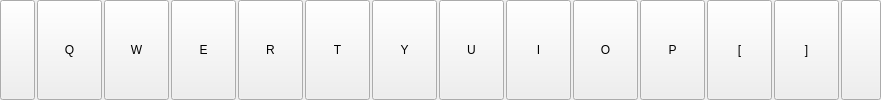
              <widget class="QWidget" name="line2" native="true">
               <layout class="QHBoxLayout" name="horizontalLayout_6" stretch="0,0,0,0,0,0,0,0,0,0,0,0,0,0">
                <property name="spacing">
                 <number>2</number>
                </property>
                <property name="leftMargin">
                 <number>0</number>
                </property>
                <property name="topMargin">
                 <number>0</number>
                </property>
                <property name="rightMargin">
                 <number>0</number>
                </property>
                <property name="bottomMargin">
                 <number>0</number>
                </property>
                <item>
                 <widget class="QPushButton" name="keyEmpty2">
                  <property name="sizePolicy">
                   <sizepolicy hsizetype="Maximum" vsizetype="MinimumExpanding">
                    <horstretch>0</horstretch>
                    <verstretch>0</verstretch>
                   </sizepolicy>
                  </property>
                  <property name="maximumSize">
                   <size>
                    <width>35</width>
                    <height>16777215</height>
                   </size>
                  </property>
                  <property name="text">
                   <string/>
                  </property>
                 </widget>
                </item>
                <item>
                 <widget class="KeySettingButton" name="keyQ">
                  <property name="sizePolicy">
                   <sizepolicy hsizetype="Fixed" vsizetype="MinimumExpanding">
                    <horstretch>1</horstretch>
                    <verstretch>0</verstretch>
                   </sizepolicy>
                  </property>
                  <property name="minimumSize">
                   <size>
                    <width>0</width>
                    <height>0</height>
                   </size>
                  </property>
                  <property name="maximumSize">
                   <size>
                    <width>65</width>
                    <height>500</height>
                   </size>
                  </property>
                  <property name="text">
                   <string>Q</string>
                  </property>
                  <property name="checkable">
                   <bool>true</bool>
                  </property>
                 </widget>
                </item>
                <item>
                 <widget class="KeySettingButton" name="keyW">
                  <property name="sizePolicy">
                   <sizepolicy hsizetype="Fixed" vsizetype="MinimumExpanding">
                    <horstretch>1</horstretch>
                    <verstretch>0</verstretch>
                   </sizepolicy>
                  </property>
                  <property name="minimumSize">
                   <size>
                    <width>0</width>
                    <height>0</height>
                   </size>
                  </property>
                  <property name="maximumSize">
                   <size>
                    <width>65</width>
                    <height>500</height>
                   </size>
                  </property>
                  <property name="text">
                   <string>W</string>
                  </property>
                  <property name="checkable">
                   <bool>true</bool>
                  </property>
                 </widget>
                </item>
                <item>
                 <widget class="KeySettingButton" name="keyE">
                  <property name="sizePolicy">
                   <sizepolicy hsizetype="Fixed" vsizetype="MinimumExpanding">
                    <horstretch>1</horstretch>
                    <verstretch>0</verstretch>
                   </sizepolicy>
                  </property>
                  <property name="minimumSize">
                   <size>
                    <width>0</width>
                    <height>0</height>
                   </size>
                  </property>
                  <property name="maximumSize">
                   <size>
                    <width>65</width>
                    <height>500</height>
                   </size>
                  </property>
                  <property name="text">
                   <string>E</string>
                  </property>
                  <property name="checkable">
                   <bool>true</bool>
                  </property>
                 </widget>
                </item>
                <item>
                 <widget class="KeySettingButton" name="keyR">
                  <property name="sizePolicy">
                   <sizepolicy hsizetype="Fixed" vsizetype="Minimum">
                    <horstretch>1</horstretch>
                    <verstretch>0</verstretch>
                   </sizepolicy>
                  </property>
                  <property name="minimumSize">
                   <size>
                    <width>0</width>
                    <height>0</height>
                   </size>
                  </property>
                  <property name="maximumSize">
                   <size>
                    <width>65</width>
                    <height>500</height>
                   </size>
                  </property>
                  <property name="text">
                   <string>R</string>
                  </property>
                  <property name="checkable">
                   <bool>true</bool>
                  </property>
                 </widget>
                </item>
                <item>
                 <widget class="KeySettingButton" name="keyT">
                  <property name="sizePolicy">
                   <sizepolicy hsizetype="Fixed" vsizetype="Minimum">
                    <horstretch>1</horstretch>
                    <verstretch>0</verstretch>
                   </sizepolicy>
                  </property>
                  <property name="minimumSize">
                   <size>
                    <width>0</width>
                    <height>0</height>
                   </size>
                  </property>
                  <property name="maximumSize">
                   <size>
                    <width>65</width>
                    <height>500</height>
                   </size>
                  </property>
                  <property name="text">
                   <string>T</string>
                  </property>
                  <property name="checkable">
                   <bool>true</bool>
                  </property>
                 </widget>
                </item>
                <item>
                 <widget class="KeySettingButton" name="keyY">
                  <property name="sizePolicy">
                   <sizepolicy hsizetype="Fixed" vsizetype="Minimum">
                    <horstretch>1</horstretch>
                    <verstretch>0</verstretch>
                   </sizepolicy>
                  </property>
                  <property name="minimumSize">
                   <size>
                    <width>0</width>
                    <height>0</height>
                   </size>
                  </property>
                  <property name="maximumSize">
                   <size>
                    <width>65</width>
                    <height>500</height>
                   </size>
                  </property>
                  <property name="text">
                   <string>Y</string>
                  </property>
                  <property name="checkable">
                   <bool>true</bool>
                  </property>
                 </widget>
                </item>
                <item>
                 <widget class="KeySettingButton" name="keyU">
                  <property name="sizePolicy">
                   <sizepolicy hsizetype="Fixed" vsizetype="MinimumExpanding">
                    <horstretch>1</horstretch>
                    <verstretch>0</verstretch>
                   </sizepolicy>
                  </property>
                  <property name="minimumSize">
                   <size>
                    <width>0</width>
                    <height>0</height>
                   </size>
                  </property>
                  <property name="maximumSize">
                   <size>
                    <width>65</width>
                    <height>500</height>
                   </size>
                  </property>
                  <property name="text">
                   <string>U</string>
                  </property>
                  <property name="checkable">
                   <bool>true</bool>
                  </property>
                 </widget>
                </item>
                <item>
                 <widget class="KeySettingButton" name="keyI">
                  <property name="sizePolicy">
                   <sizepolicy hsizetype="Fixed" vsizetype="MinimumExpanding">
                    <horstretch>1</horstretch>
                    <verstretch>0</verstretch>
                   </sizepolicy>
                  </property>
                  <property name="minimumSize">
                   <size>
                    <width>0</width>
                    <height>0</height>
                   </size>
                  </property>
                  <property name="maximumSize">
                   <size>
                    <width>65</width>
                    <height>500</height>
                   </size>
                  </property>
                  <property name="text">
                   <string>I</string>
                  </property>
                  <property name="checkable">
                   <bool>true</bool>
                  </property>
                 </widget>
                </item>
                <item>
                 <widget class="KeySettingButton" name="keyO">
                  <property name="sizePolicy">
                   <sizepolicy hsizetype="Fixed" vsizetype="MinimumExpanding">
                    <horstretch>1</horstretch>
                    <verstretch>0</verstretch>
                   </sizepolicy>
                  </property>
                  <property name="minimumSize">
                   <size>
                    <width>0</width>
                    <height>0</height>
                   </size>
                  </property>
                  <property name="maximumSize">
                   <size>
                    <width>65</width>
                    <height>500</height>
                   </size>
                  </property>
                  <property name="text">
                   <string>O</string>
                  </property>
                  <property name="checkable">
                   <bool>true</bool>
                  </property>
                 </widget>
                </item>
                <item>
                 <widget class="KeySettingButton" name="keyP">
                  <property name="sizePolicy">
                   <sizepolicy hsizetype="Fixed" vsizetype="MinimumExpanding">
                    <horstretch>1</horstretch>
                    <verstretch>0</verstretch>
                   </sizepolicy>
                  </property>
                  <property name="minimumSize">
                   <size>
                    <width>0</width>
                    <height>0</height>
                   </size>
                  </property>
                  <property name="maximumSize">
                   <size>
                    <width>65</width>
                    <height>500</height>
                   </size>
                  </property>
                  <property name="text">
                   <string>P</string>
                  </property>
                  <property name="checkable">
                   <bool>true</bool>
                  </property>
                 </widget>
                </item>
                <item>
                 <widget class="KeySettingButton" name="keyBracketLeft">
                  <property name="sizePolicy">
                   <sizepolicy hsizetype="Fixed" vsizetype="MinimumExpanding">
                    <horstretch>1</horstretch>
                    <verstretch>0</verstretch>
                   </sizepolicy>
                  </property>
                  <property name="minimumSize">
                   <size>
                    <width>0</width>
                    <height>0</height>
                   </size>
                  </property>
                  <property name="maximumSize">
                   <size>
                    <width>65</width>
                    <height>500</height>
                   </size>
                  </property>
                  <property name="text">
                   <string>[</string>
                  </property>
                  <property name="checkable">
                   <bool>true</bool>
                  </property>
                 </widget>
                </item>
                <item>
                 <widget class="KeySettingButton" name="keyBracketRight">
                  <property name="sizePolicy">
                   <sizepolicy hsizetype="Fixed" vsizetype="MinimumExpanding">
                    <horstretch>1</horstretch>
                    <verstretch>0</verstretch>
                   </sizepolicy>
                  </property>
                  <property name="minimumSize">
                   <size>
                    <width>0</width>
                    <height>0</height>
                   </size>
                  </property>
                  <property name="maximumSize">
                   <size>
                    <width>65</width>
                    <height>500</height>
                   </size>
                  </property>
                  <property name="text">
                   <string>]</string>
                  </property>
                  <property name="checkable">
                   <bool>true</bool>
                  </property>
                 </widget>
                </item>
                <item>
                 <widget class="QPushButton" name="pushButton_2">
                  <property name="sizePolicy">
                   <sizepolicy hsizetype="MinimumExpanding" vsizetype="MinimumExpanding">
                    <horstretch>0</horstretch>
                    <verstretch>0</verstretch>
                   </sizepolicy>
                  </property>
                  <property name="maximumSize">
                   <size>
                    <width>16777215</width>
                    <height>16777215</height>
                   </size>
                  </property>
                  <property name="text">
                   <string/>
                  </property>
                 </widget>
                </item>
               </layout>
              </widget>
